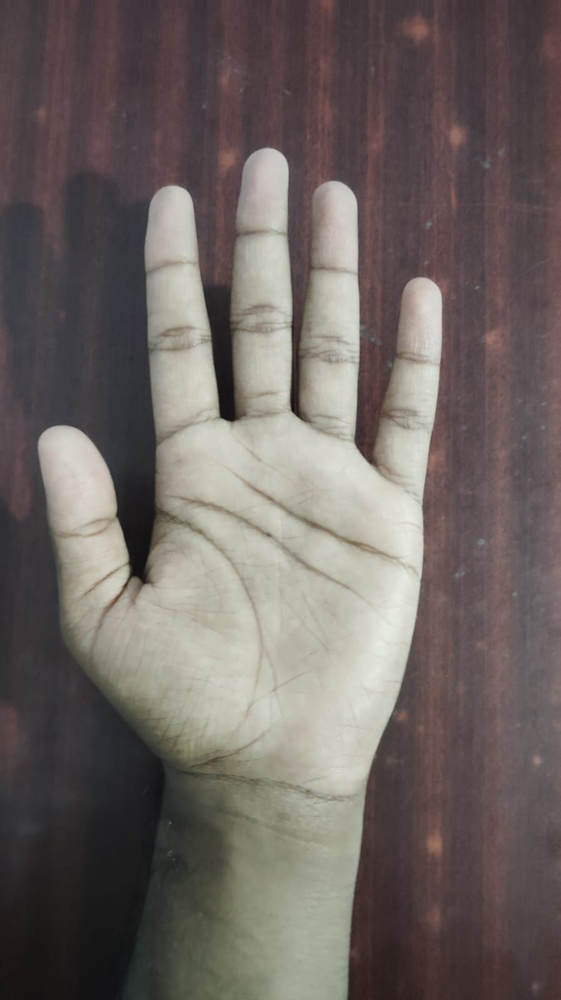
#> input picture Unit-5/Palm Lines/palmlines.jpeg, 561 x 1000 px, shrunk from 897 x 1600 before the run
$ python main.py
#> lines starting #> are read from the running program, lines starting #| are printed output that depends on the picture
import cv2

# Read the JPEG image
image = cv2.imread("palmlines.jpeg")
#> image is the input picture: shape (1000, 561, 3); mean B, G, R 97.7, 101.1, 109.7

# Check if the image was loaded
if image is None:
    print("Error: Could not find 'palmlines.jpeg'")
    exit()

# Display original image
cv2.imshow("Original Palm", image)

# Convert to grayscale
gray = cv2.cvtColor(image, cv2.COLOR_BGR2GRAY)

# Detect palm lines using Canny Edge Detector
edges = cv2.Canny(gray, 40, 55, apertureSize=3)
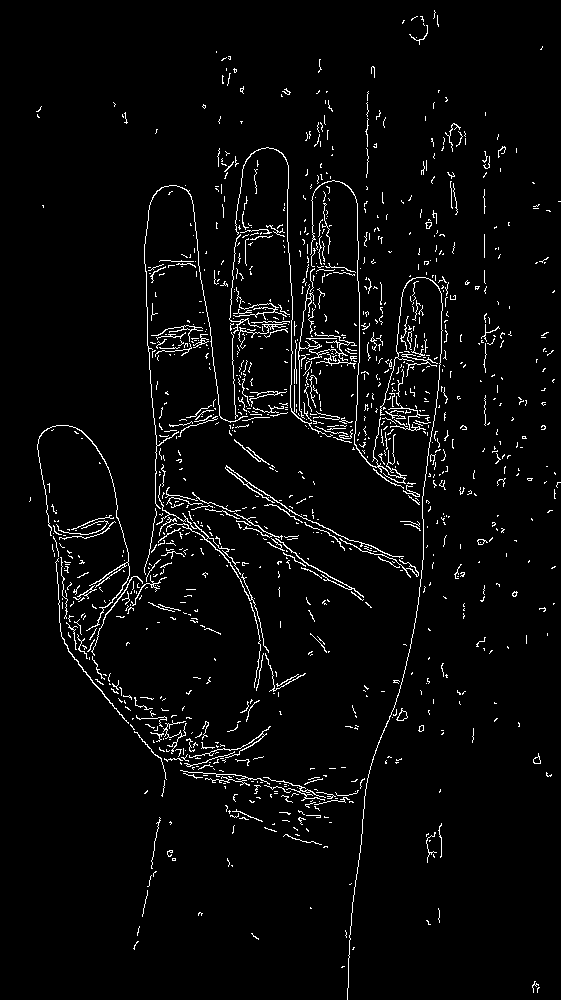
#> edges: shape (1000, 561); 3.5% white in thin lines or dots

# Display detected edges
cv2.imshow("Detected Palm Lines", edges)

# Invert colors
edges_inv = cv2.bitwise_not(edges)
#> edges_inv: shape (1000, 561); 96.5% white; black in thin lines or dots

# Display inverted image
cv2.imshow("Inverted Palm Lines", edges_inv)

# Save the inverted image
cv2.imwrite("palmlines.jpg", edges_inv)

# Read the saved image
palmlines = cv2.imread("palmlines.jpg")
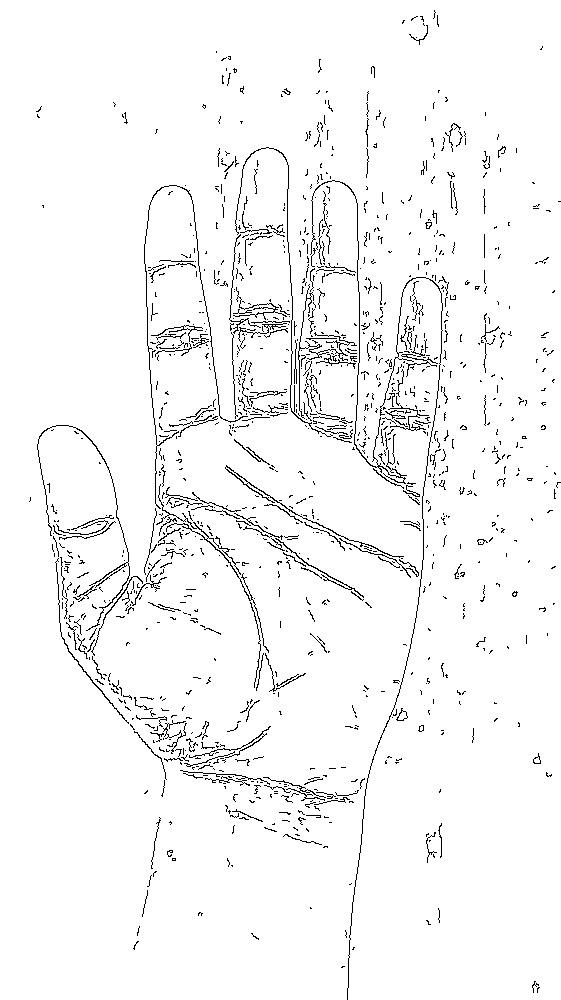
#> palmlines: shape (1000, 561, 3); min 0, max 255, mean 246

# Blend with original image
result = cv2.addWeighted(palmlines, 0.3, image, 0.7, 0)
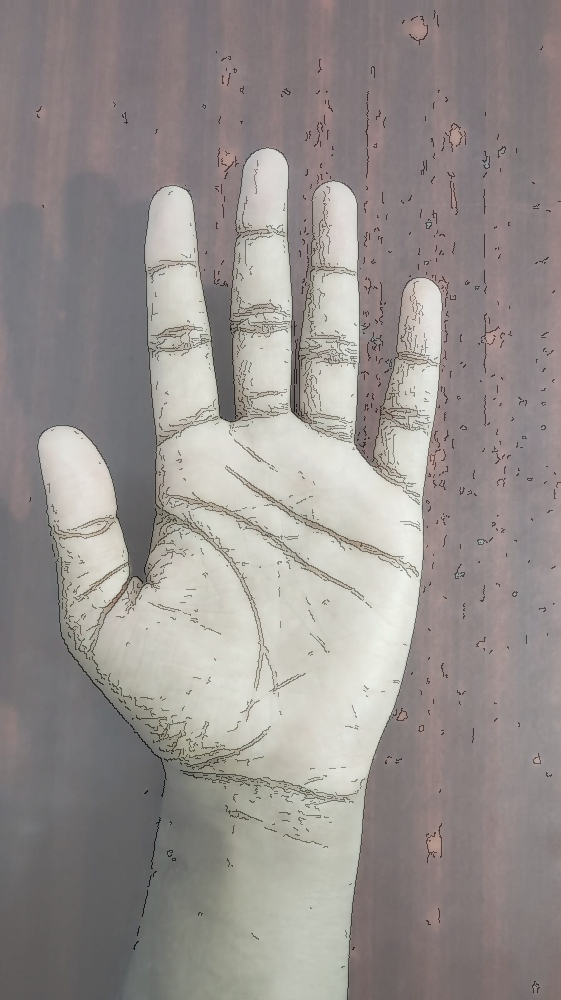
#> result: shape (1000, 561, 3); mean B, G, R 142.2, 144.5, 150.6

# Display final result
cv2.imshow("Final Result", result)

# Save final output
cv2.imwrite("final_output.jpg", result)

cv2.waitKey(0)
cv2.destroyAllWindows()
